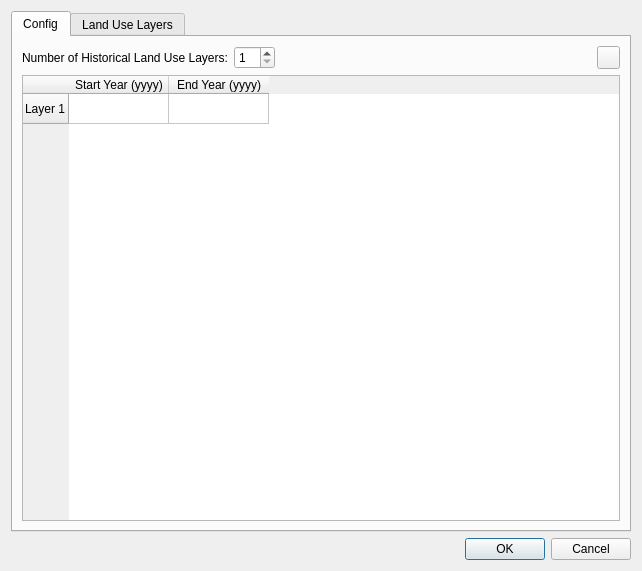
<?xml version="1.0" encoding="UTF-8"?>
<ui version="4.0">
 <class>Dialog</class>
 <widget class="QDialog" name="Dialog">
  <property name="geometry">
   <rect>
    <x>0</x>
    <y>0</y>
    <width>642</width>
    <height>571</height>
   </rect>
  </property>
  <property name="windowTitle">
   <string>Dialog</string>
  </property>
  <layout class="QVBoxLayout" name="verticalLayout">
   <item>
    <widget class="QTabWidget" name="tabWidget_historicalLandUseInput">
     <property name="currentIndex">
      <number>0</number>
     </property>
     <widget class="QWidget" name="tab_config">
      <attribute name="title">
       <string>Config</string>
      </attribute>
      <layout class="QVBoxLayout" name="verticalLayout_2">
       <item>
        <layout class="QHBoxLayout" name="horizontalLayout_nHorizons">
         <item>
          <widget class="QLabel" name="label_nLandUseLayers">
           <property name="text">
            <string>Number of Historical Land Use Layers:</string>
           </property>
          </widget>
         </item>
         <item>
          <widget class="QSpinBox" name="spinBox_nLandUseLayers">
           <property name="minimum">
            <number>1</number>
           </property>
          </widget>
         </item>
         <item>
          <spacer name="horizontalSpacer_nHorizons">
           <property name="orientation">
            <enum>Qt::Horizontal</enum>
           </property>
           <property name="sizeHint" stdset="0">
            <size>
             <width>40</width>
             <height>20</height>
            </size>
           </property>
          </spacer>
         </item>
         <item>
          <widget class="QPushButton" name="pushButton_addLandUseInputWidgets">
           <property name="minimumSize">
            <size>
             <width>23</width>
             <height>23</height>
            </size>
           </property>
           <property name="maximumSize">
            <size>
             <width>23</width>
             <height>16777215</height>
            </size>
           </property>
           <property name="toolTip">
            <string>Execute All Morphology</string>
           </property>
           <property name="autoFillBackground">
            <bool>false</bool>
           </property>
           <property name="styleSheet">
            <string notr="true">    QPushButton {
        text-align: left;
    }</string>
           </property>
           <property name="text">
            <string/>
           </property>
           <property name="icon">
            <iconset resource="resources.qrc">
             <normaloff>:/plugins/mhm_qgis/Resources/run.png</normaloff>:/plugins/mhm_qgis/Resources/run.png</iconset>
           </property>
          </widget>
         </item>
        </layout>
       </item>
       <item>
        <widget class="QTableWidget" name="tableWidget_landUseTimeInputs">
         <row>
          <property name="text">
           <string>Layer 1</string>
          </property>
         </row>
         <column>
          <property name="text">
           <string>Start Year (yyyy)</string>
          </property>
         </column>
         <column>
          <property name="text">
           <string>End Year (yyyy)</string>
          </property>
         </column>
        </widget>
       </item>
      </layout>
     </widget>
     <widget class="QWidget" name="tab_historicalLandUseInput">
      <attribute name="title">
       <string>Land Use Layers</string>
      </attribute>
      <layout class="QVBoxLayout" name="verticalLayout_3">
       <item>
        <widget class="QLabel" name="label_landUseDescription">
         <property name="text">
          <string>Select Land Use layers for different time period:</string>
         </property>
        </widget>
       </item>
       <item>
        <widget class="QScrollArea" name="scrollArea_multiLandUseLayersHost">
         <property name="widgetResizable">
          <bool>true</bool>
         </property>
         <widget class="QWidget" name="scrollAreaWidgetContents">
          <property name="geometry">
           <rect>
            <x>0</x>
            <y>0</y>
            <width>600</width>
            <height>337</height>
           </rect>
          </property>
          <layout class="QVBoxLayout" name="verticalLayout_4">
           <item>
            <layout class="QHBoxLayout" name="horizontalLayout_inputLandUseLayer1" stretch="2,1,2,6,1">
             <item>
              <widget class="QLabel" name="label_startingYearLayer1">
               <property name="text">
                <string/>
               </property>
              </widget>
             </item>
             <item>
              <widget class="QLabel" name="label_toLayer1">
               <property name="text">
                <string>to</string>
               </property>
              </widget>
             </item>
             <item>
              <widget class="QLabel" name="label_endingYearLayer1">
               <property name="text">
                <string/>
               </property>
              </widget>
             </item>
             <item>
              <widget class="QComboBox" name="comboBox_inputLandUseLayer1"/>
             </item>
             <item>
              <widget class="QPushButton" name="pushButton_browseLandUseLayer1">
               <property name="maximumSize">
                <size>
                 <width>40</width>
                 <height>16777215</height>
                </size>
               </property>
               <property name="toolTip">
                <string>Select Project Folder</string>
               </property>
               <property name="text">
                <string>...</string>
               </property>
              </widget>
             </item>
            </layout>
           </item>
           <item>
            <spacer name="verticalSpacer">
             <property name="orientation">
              <enum>Qt::Vertical</enum>
             </property>
             <property name="sizeHint" stdset="0">
              <size>
               <width>20</width>
               <height>40</height>
              </size>
             </property>
            </spacer>
           </item>
          </layout>
         </widget>
        </widget>
       </item>
       <item>
        <layout class="QHBoxLayout" name="horizontalLayout_lookupTable" stretch="1,2,0">
         <property name="topMargin">
          <number>0</number>
         </property>
         <item>
          <widget class="QLabel" name="label_lookupTable">
           <property name="text">
            <string>Lookup Table:</string>
           </property>
          </widget>
         </item>
         <item>
          <widget class="QComboBox" name="comboBox_lookupTableInput"/>
         </item>
         <item>
          <widget class="QPushButton" name="pushButton_browsecLookupTable">
           <property name="maximumSize">
            <size>
             <width>40</width>
             <height>16777215</height>
            </size>
           </property>
           <property name="toolTip">
            <string>Select Project Folder</string>
           </property>
           <property name="text">
            <string>...</string>
           </property>
          </widget>
         </item>
        </layout>
       </item>
       <item>
        <layout class="QHBoxLayout" name="horizontalLayout_mappingField" stretch="1,2">
         <property name="topMargin">
          <number>0</number>
         </property>
         <item>
          <widget class="QLabel" name="label_mappingField">
           <property name="text">
            <string>Mapping Field:</string>
           </property>
          </widget>
         </item>
         <item>
          <widget class="QComboBox" name="comboBox_mappingFieldInput"/>
         </item>
        </layout>
       </item>
       <item>
        <layout class="QHBoxLayout" name="horizontalLayout_classField" stretch="1,2">
         <property name="topMargin">
          <number>0</number>
         </property>
         <item>
          <widget class="QLabel" name="label_classField">
           <property name="text">
            <string>Class Field:</string>
           </property>
          </widget>
         </item>
         <item>
          <widget class="QComboBox" name="comboBox_classFieldInput"/>
         </item>
        </layout>
       </item>
      </layout>
     </widget>
    </widget>
   </item>
   <item>
    <widget class="QDialogButtonBox" name="buttonBox">
     <property name="orientation">
      <enum>Qt::Horizontal</enum>
     </property>
     <property name="standardButtons">
      <set>QDialogButtonBox::Cancel|QDialogButtonBox::Ok</set>
     </property>
    </widget>
   </item>
  </layout>
 </widget>
 <resources>
  <include location="resources.qrc"/>
 </resources>
 <connections>
  <connection>
   <sender>buttonBox</sender>
   <signal>accepted()</signal>
   <receiver>Dialog</receiver>
   <slot>accept()</slot>
   <hints>
    <hint type="sourcelabel">
     <x>248</x>
     <y>254</y>
    </hint>
    <hint type="destinationlabel">
     <x>157</x>
     <y>274</y>
    </hint>
   </hints>
  </connection>
  <connection>
   <sender>buttonBox</sender>
   <signal>rejected()</signal>
   <receiver>Dialog</receiver>
   <slot>reject()</slot>
   <hints>
    <hint type="sourcelabel">
     <x>316</x>
     <y>260</y>
    </hint>
    <hint type="destinationlabel">
     <x>286</x>
     <y>274</y>
    </hint>
   </hints>
  </connection>
 </connections>
</ui>
